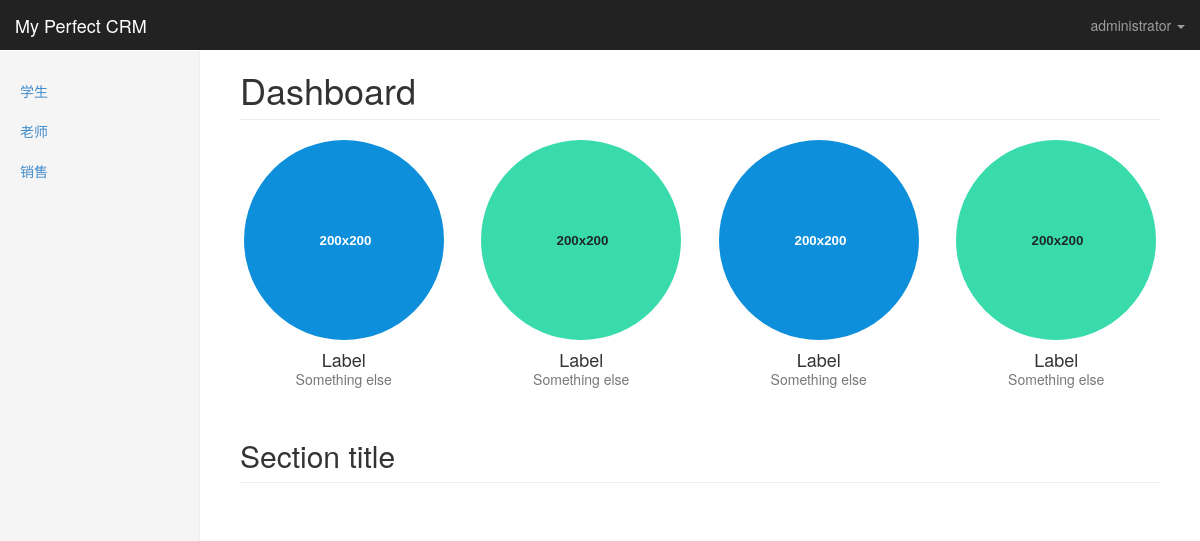
The page /crm/ (signed in) on the database its author committed.
### crm/models.py (models this page shows, shortened)
class UserProfile(AbstractBaseUser,PermissionsMixin):
    email = models.EmailField(
        verbose_name='email address',
        max_length=255,
        unique=True,
        null=True
    )
    password = models.CharField(_('password'), max_length=128,
                                help_text=mark_safe('''<a href='password/'>修改密码</a>'''))
    name = models.CharField(max_length=32)
    is_active = models.BooleanField(default=True)
    is_admin = models.BooleanField(default=False)
    roles = models.ManyToManyField("Role", blank=True)
    objects = UserProfileManager()
    stu_account = models.ForeignKey("Customer", verbose_name="关联学员账号", blank=True, null=True,
                                    help_text="只有学员报名后方可为其创建账号")
    auto_login =models.BooleanField(default=False)
    USERNAME_FIELD = 'email'
    REQUIRED_FIELDS = ['name']
    class Meta:
        permissions=(
            ('can_fuck_him_to_death', '弄死小虎逼'),
            ('can_access_my_course', '可以访问我的课程'),
            ('can_access_customer_list', '可以访问客户列表'),
            ('can_access_customer_detail', '可以访问客户详细'),
            ('can_access_studyrecords', '可以访问学习记录页面'),
            ('can_access_homework_detail', '可以访问作业详情页面'),
            ('can_upload_homework', '可以交作业'),
            ('access_kingadmin_table_obj_detail', '可以访问kingadmin每个表的对象'),
            ('change_kingadmin_table_obj_detail', '可以修改kingadmin每个表的对象'),
        )

class Menu(models.Model):
    name = models.CharField(max_length=32)
    url_name = models.CharField(max_length=64)
    url_type_choices = ((0,'alias'),(1,'absoulte_url'))
    url_type = models.SmallIntegerField(choices=url_type_choices,default=0)

### crm/views.py (the view)
@login_required
def index(request):
    return render(request,'index.html')

### templates/index.html (shortened to what this page needs)
{% extends 'base.html' %}
{% block body %}
      <body>
    <nav class="navbar navbar-inverse navbar-fixed-top">
      <div class="container-fluid">
        <div class="navbar-header">
          <a class="navbar-brand" href="#">My Perfect CRM</a>
        </div>
        <div id="navbar" class="navbar-collapse collapse">
      <ul class="nav navbar-nav navbar-right">
        <li class="dropdown">
              <a href="#" class="dropdown-toggle" data-toggle="dropdown" aria-expanded="false">{{ request.user.name }} <span class="caret"></span></a>
        </li>
      </ul>
    </div>
      </div>
    </nav>
    <div class="container-fluid">
      <div class="row">
        <div class="col-sm-3 col-md-2 sidebar">
          <ul class="nav nav-sidebar">
            {% for  role in request.user.roles.all %}
              {% for menu in role.menus.all %}
                <li class=""><a href="{% if menu.url_type == 0 %}{%  url  menu.url_name %} {% else %}{{ menu.url_name }}{% endif %}">{{ menu.name }}</a></li>
              {% endfor %}
            {% endfor %}
          </ul>
        </div>
        <div class="col-sm-9 col-sm-offset-3 col-md-10 col-md-offset-2 main">
          {% block page-content %}
              <h1 class="page-header">Dashboard</h1>
              <div class="row placeholders">
                <div class="col-xs-6 col-sm-3 placeholder">
                  <img data-src="holder.js/200x200/auto/sky" class="img-responsive" alt="200x200" data-holder-rendered="true">
                  <h4>Label</h4>
                  <span class="text-muted">Something else</span>
                </div>
                <div class="col-xs-6 col-sm-3 placeholder">
                  <img data-src="holder.js/200x200/auto/vine" class="img-responsive" alt="200x200" data-holder-rendered="true">
                  <h4>Label</h4>
                  <span class="text-muted">Something else</span>
                </div>
                <div class="col-xs-6 col-sm-3 placeholder">
                  <img data-src="holder.js/200x200/auto/sky" class="img-responsive" alt="200x200" data-holder-rendered="true">
                  <h4>Label</h4>
                  <span class="text-muted">Something else</span>
                </div>
                <div class="col-xs-6 col-sm-3 placeholder">
                  <img data-src="holder.js/200x200/auto/vine" class="img-responsive" alt="200x200" data-holder-rendered="true">
                  <h4>Label</h4>
                  <span class="text-muted">Something else</span>
                </div>
              </div>
              <h2 class="sub-header">Section title</h2>
          {% endblock %}
        </div>
      </div>
    </div>
  </body>
{% endblock %}

### statics/css/dashboard.css (style rules this page uses)
body { padding-top: 50px; }
.sub-header { padding-bottom: 10px; border-bottom: 1px solid #eee; }
.navbar-fixed-top { border: 0; }
.sidebar { display: none; }
@media (min-width: 768px) { .sidebar { position: fixed; top: 51px; bottom: 0; left: 0; z-index: 1000; display: block; padding: 20px; overflow-x: hidden; overflow-y: auto; background-color: #f5f5f5; border-right: 1px solid #eee; } }
.nav-sidebar { margin-right: -21px; margin-bottom: 20px; margin-left: -20px; }
.nav-sidebar > li > a { padding-right: 20px; padding-left: 20px; }
.main { padding: 20px; }
@media (min-width: 768px) { .main { padding-right: 40px; padding-left: 40px; } }
.main .page-header { margin-top: 0; }
.placeholders { margin-bottom: 30px; text-align: center; }
.placeholders h4 { margin-bottom: 0; }
.placeholder { margin-bottom: 20px; }
.placeholder img { display: inline-block; border-radius: 50%; }

### rows shown on the page
UserProfile: user.name "administrator"
Menu: name "学生"
Menu: name "老师"
Menu: name "销售"
